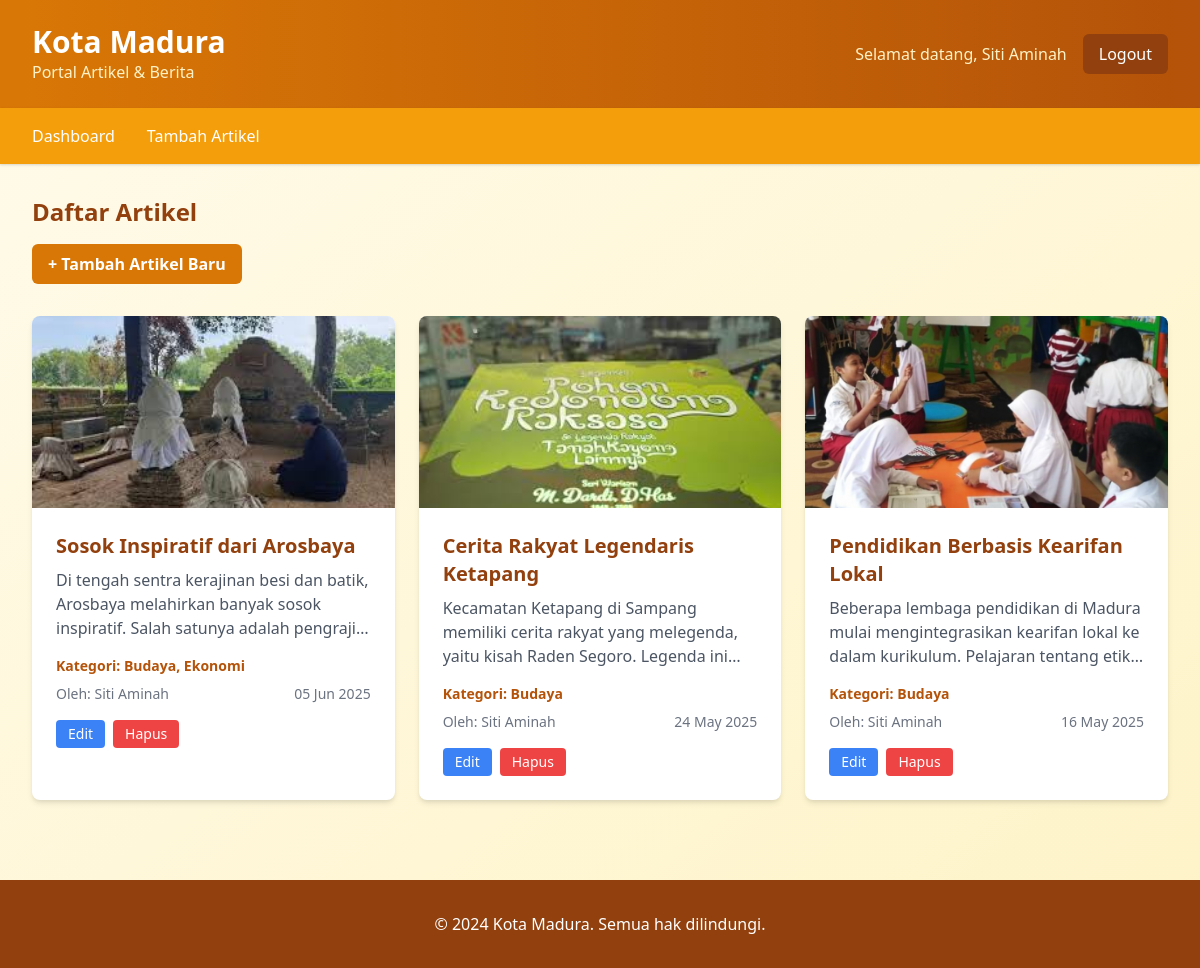
Page /index.php?kategori_id=1 (signed in) on the committed database.
### tables this page shows
CREATE TABLE `artikel` (
  `id` int UNSIGNED NOT NULL,
  `tanggal` date NOT NULL,
  `judul` varchar(255) NOT NULL,
  `isi` text NOT NULL,
  `gambar` varchar(255) DEFAULT NULL
);

### index.php (the view, shortened to what this page needs)
<?php
require_once 'koneksi.php';
$penulis_id = $_SESSION['penulis_id'];
$kategori_id = isset($_GET['kategori_id']) ? (int)$_GET['kategori_id'] : null;
$articles = [];
try {
    $sql = "
        SELECT
            a.*,
            p.nama AS penulis_nama,
            GROUP_CONCAT(k.nama ORDER BY k.nama ASC SEPARATOR ', ') AS kategori_nama
        FROM
            artikel a
        JOIN
            artikel_penulis ap ON a.id = ap.id_artikel
        JOIN
            penulis p ON ap.id_penulis = p.id
        LEFT JOIN
            artikel_kategori ak_concat ON a.id = ak_concat.id_artikel
        LEFT JOIN
            kategori k ON ak_concat.id_kategori = k.id
    ";
    $conditions = ["ap.id_penulis = :penulis_id"];
    $params = [':penulis_id' => $penulis_id];
    if ($kategori_id) {
        $sql .= " JOIN artikel_kategori ak_filter ON a.id = ak_filter.id_artikel";
        $conditions[] = "ak_filter.id_kategori = :kategori_id";
        $params[':kategori_id'] = $kategori_id;
    }
    if (!empty($conditions)) {
        $sql .= " WHERE " . implode(" AND ", $conditions);
    }
    $sql .= " GROUP BY a.id";
    $sql .= " ORDER BY a.tanggal DESC";
    $stmt = $pdo->prepare($sql);
    foreach ($params as $key => $val) {
        $stmt->bindValue($key, $val, is_int($val) ? PDO::PARAM_INT : PDO::PARAM_STR);
    }
    $stmt->execute();
    $articles = $stmt->fetchAll();
} catch(PDOException $e) {
    $articles = [];
}
?>
<!DOCTYPE html>
<html lang="id">
<head>
    <link rel="stylesheet" href="https://cdn.jsdelivr.net/npm/tailwindcss@2.2.19/dist/tailwind.min.css">
</head>
<body class="bg-gradient-to-br from-yellow-50 to-yellow-100 min-h-screen">
    <header class="bg-gradient-to-r from-yellow-600 to-yellow-700 shadow-lg">
        <div class="max-w-7xl mx-auto px-4 sm:px-6 lg:px-8">
            <div class="flex justify-between items-center py-6">
                <div>
                    <h1 class="text-3xl font-bold text-white">Kota Madura</h1>
                    <p class="text-yellow-100">Portal Artikel & Berita</p>
                </div>
                <div class="flex items-center space-x-4">
                    <span class="text-yellow-100">Selamat datang, <?php echo htmlspecialchars($_SESSION['penulis_nama']); ?></span>
                    <a href="?logout=1" class="bg-yellow-800 hover:bg-yellow-900 text-white px-4 py-2 rounded-md transition duration-300">
                        Logout
                    </a>
                </div>
            </div>
        </div>
    </header>
    <nav class="bg-yellow-500 shadow">
        <div class="max-w-7xl mx-auto px-4 sm:px-6 lg:px-8">
            <div class="flex space-x-8 py-4">
                <a href="index.php" class="text-white font-medium hover:text-yellow-200 transition duration-300">Dashboard</a>
                <a href="tambah_artikel.php" class="text-white font-medium hover:text-yellow-200 transition duration-300">Tambah Artikel</a>
            </div>
        </div>
    </nav>
    <main class="max-w-7xl mx-auto px-4 sm:px-6 lg:px-8 py-8">
        <div class="mb-8">
            <h2 class="text-2xl font-bold text-yellow-800 mb-4">Daftar Artikel</h2>
            <a href="tambah_artikel.php"
               class="bg-yellow-600 hover:bg-yellow-700 text-white font-bold py-2 px-4 rounded-md transition duration-300 inline-block">
                + Tambah Artikel Baru
            </a>
        </div>
        <div class="grid gap-6 md:grid-cols-2 lg:grid-cols-3">
            <?php if (empty($articles)): ?>
                <div class="col-span-full text-center py-12">
                    <div class="text-yellow-600 text-lg">Belum ada artikel yang dipublikasikan.</div>
                    <a href="tambah_artikel.php" class="text-yellow-800 font-medium hover:underline mt-2 inline-block">
                        Buat artikel pertama Anda
                    </a>
                </div>
            <?php else: ?>
                <?php foreach ($articles as $article): ?>
                    <div class="bg-white rounded-lg shadow-md overflow-hidden hover:shadow-lg transition duration-300">
                        <?php if (!empty($article['gambar'])): ?>
                            <img src="assets/image/<?php echo htmlspecialchars($article['gambar']); ?>"
                                 alt="<?php echo htmlspecialchars($article['judul']); ?>"
                                 class="w-full h-48 object-cover">
                        <?php endif; ?>
                        <div class="p-6">
                            <h3 class="text-xl font-bold text-yellow-800 mb-2 line-clamp-2">
                                <?php echo htmlspecialchars($article['judul']); ?>
                            </h3>
                            <p class="text-gray-600 mb-4 line-clamp-3">
                                <?php echo htmlspecialchars(substr(strip_tags($article['isi']), 0, 150)); ?>...
                            </p>
                            <div class="flex justify-between items-center text-sm text-gray-500 mb-2">
                                <?php if (!empty($article['kategori_nama'])): ?>
                                    <span class="text-yellow-700 font-semibold">Kategori: <?php echo htmlspecialchars($article['kategori_nama']); ?></span>
                                <?php endif; ?>
                            </div>
                            <div class="flex justify-between items-center text-sm text-gray-500 mb-4">
                                <span>Oleh: <?php echo htmlspecialchars($article['penulis_nama']); ?></span>
                                <span><?php echo date('d M Y', strtotime($article['tanggal'])); ?></span>
                            </div>
                            <div class="flex space-x-2">
                                <a href="edit_artikel.php?id=<?php echo $article['id']; ?>"
                                   class="bg-blue-500 hover:bg-blue-600 text-white px-3 py-1 rounded text-sm transition duration-300">
                                    Edit
                                </a>
                                <a href="hapus_artikel.php?id=<?php echo $article['id']; ?>"
                                   class="bg-red-500 hover:bg-red-600 text-white px-3 py-1 rounded text-sm transition duration-300"
                                   onclick="return confirm('Yakin ingin menghapus artikel ini?')">
                                    Hapus
                                </a>
                            </div>
                        </div>
                    </div>
                <?php endforeach; ?>
            <?php endif; ?>
        </div>
    </main>
    <footer class="bg-yellow-800 text-white mt-12">
        <div class="max-w-7xl mx-auto px-4 sm:px-6 lg:px-8 py-8">
            <div class="text-center">
                <p>&copy; 2024 Kota Madura. Semua hak dilindungi.</p>
            </div>
        </div>
    </footer>
</body>
</html>

### index.php (style rules this page uses)
.line-clamp-2 { display: -webkit-box; -webkit-line-clamp: 2; -webkit-box-orient: vertical; overflow: hidden; }
.line-clamp-3 { display: -webkit-box; -webkit-line-clamp: 3; -webkit-box-orient: vertical; overflow: hidden; }

### rows in the picture
artikel: gambar (picture), judul "Sosok Inspiratif dari Arosbaya", isi "Di tengah sentra kerajinan besi dan batik, Arosbaya melahirkan banyak sosok inspiratif. Salah satunya adalah…", kategori_nama "Budaya, Ekonomi", penulis_nama "Siti Aminah", tanggal "05 Jun 2025"
artikel: gambar (picture), judul "Cerita Rakyat Legendaris Ketapang", isi "Kecamatan Ketapang di Sampang memiliki cerita rakyat yang melegenda, yaitu kisah Raden Segoro. Legenda…", kategori_nama "Budaya", penulis_nama "Siti Aminah", tanggal "24 May 2025"
artikel: gambar (picture), judul "Pendidikan Berbasis Kearifan Lokal", isi "Beberapa lembaga pendidikan di Madura mulai mengintegrasikan kearifan lokal ke dalam kurikulum. Pelajaran tentang…", kategori_nama "Budaya", penulis_nama "Siti Aminah", tanggal "16 May 2025"

### other values in the picture
$_SESSION['penulis_nama'] "Siti Aminah"
